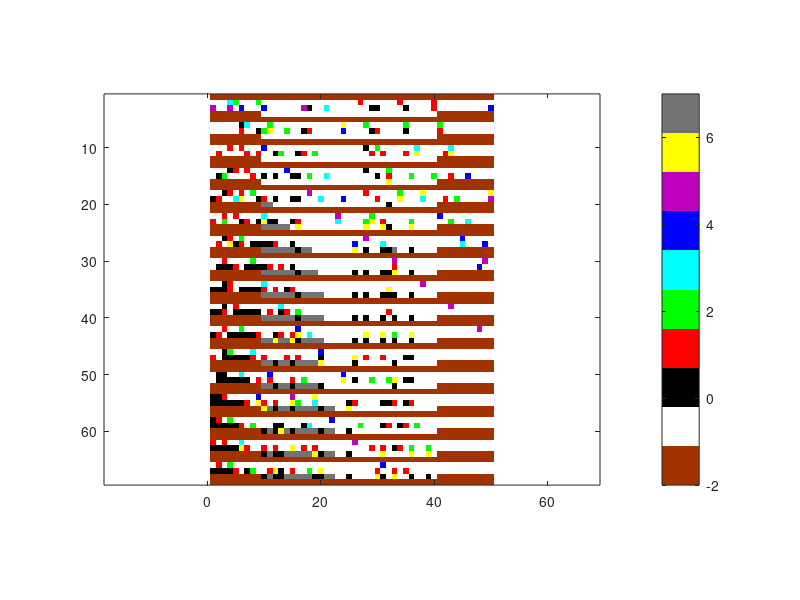
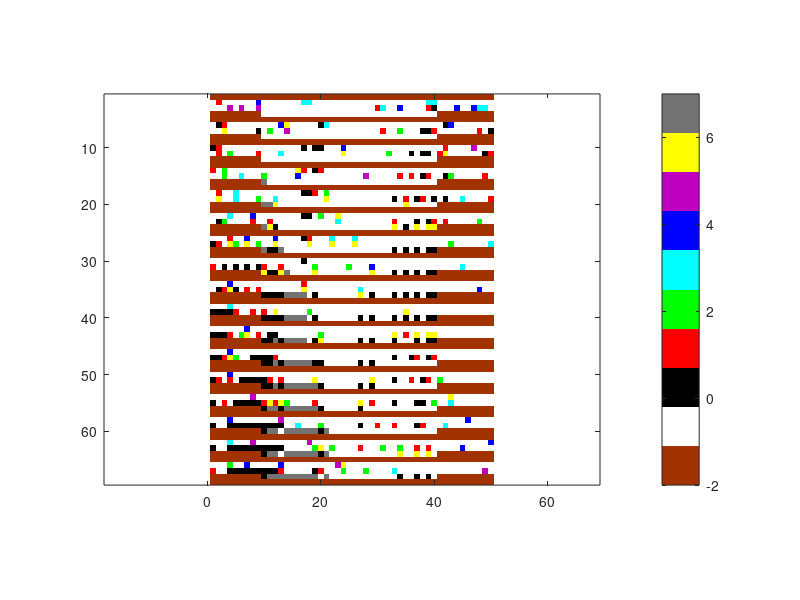
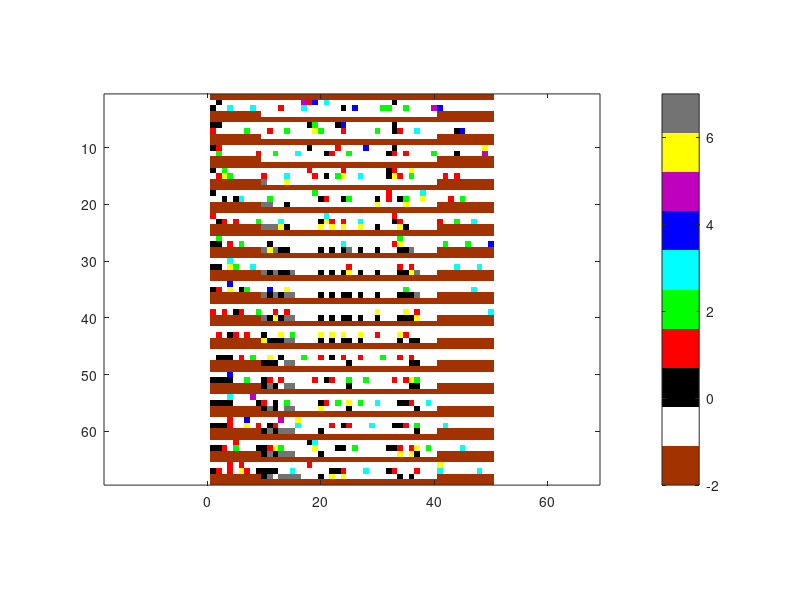
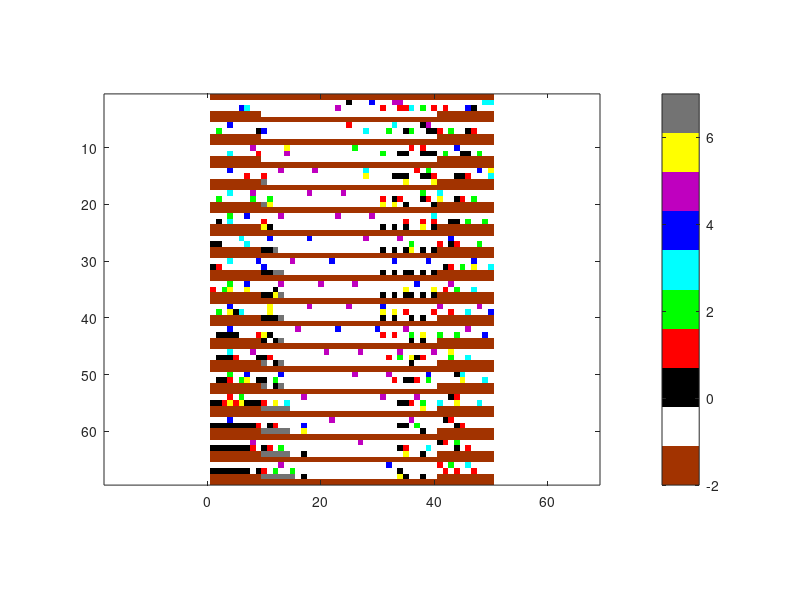

These charts were generated, in order, by the following MATLAB code:
clear;
clc;
X = importdata('test_data.txt');
mymap = [0.6350 0.2 0 %-2
     1 1 1 %-1
     0 0 0 %0
     1 0 0 %1                                                                                                                                                                                                                                                                                                                                                                                                                                                                                                                                                                                                                                                                   %1
     0 1 0 %2
     0 1 1 %3
     0 0 1 %4
     0.75 0 0.75 %5
     1 1 0 %6
     0.45 0.45 0.45]; %7
ch_slower_lane = 0.55;%chance of flashing to the right
max_prob_ch_hispe = 0.65;%chance of flashing to the left
new_car_prob = 0.7;%new cars
dec_prob = 0.25;%chance of decreasing speed
rand_park = 0.15;%random chance to park
first_park = 10;
last_park = 40;
max_parked = 5;%max time step that the car is parked 

cars1 = 6;
cars2 = 12;
for pub=1:5
full_road = zeros(65,60);
full_road(:,:) = -2;
lane(1:2,1:60) = -1;%initialize all lanes
if (0)
    lane(2,:) = X(:,1)';%initialize slow lane
else
    index_lane1 = randsample(50,cars1)';%random car positions on fast lane
    index_lane2 = randsample(50,cars2)';%random car positions on slow lane
    lane(1,index_lane1) = randi([0 5],1,cars1);%random speed of the cars at fast lane
    lane(2,index_lane2) = randi([0 5],1,cars2);%random speed of the cars at slow lane
end
if(pub == 1)
    [d,c] = size(lane);%init
end
par_slots = zeros(1,c);
steps_parked = zeros(1,c);%how many time steps each car has stayed parked
par_slots(1,:) = -2;
par_slots(1,first_park:last_park) = -1;
% par_slots(1,12:15)=0;
% par_slots(1,19)=0;
% par_slots(1,30:32)=0;
lane(3,:) = par_slots;
park_signals = zeros(d,c);
park_flags = zeros(1,c);
park_flags(1,first_park:last_park) = 0; 

%desire to park 
park_signals(1,index_lane1) = rand(1,cars1)/2;
park_signals(2,index_lane2) = rand(1,cars2)/2;

full_road(2,:) = lane(1,:);
full_road(3,:) = lane(2,:);
full_road(4,:) = lane(3,:);

[iter,~] = size(full_road);
full_road(iter+d+2,:) = -2;

for e=4:4:iter
    change_signals = zeros(d+1,c);%signals for changing lanes
    if ((lane(2,1) == -1) && (rand(1)>1-new_car_prob))%new cars
        lane(2,1) = 1;
        park_signals(2,1) = rand;
    end
    
    if ((lane(1,1) == -1) && (rand(1)>1-new_car_prob))%new cars
        lane(1,1) = 3;
        park_signals(1,1) = rand;
    end
    park_signals(park_signals>1) = 1;%if desire bigger that 1
    park_signals(park_signals<0) = -0.01;%if desire bigger that 1
    park_signals(:,51:60) = 0;
    lane(1:2,51:60) = -1;%clear cars after 50 index
    for j=c-10:-1:1
        for i=1:d
           moved = 0;
           speed = lane(i,j); %current speed of the car
           if(speed>=0)
              if(speed<5)
                  next_spot = j;
                  next_speed = speed;
                  
                  %Rule 1#acceleration
                  if(lane(i,j+1:j+speed+1)==-1)
                      lane(i,j) = -1;
                      lane(i,j+speed) = speed + 1;
                      next_speed = lane(i,j+speed);
                      next_spot = j+speed;
                      moved = 1;
                  end   
              end

              if(lane(i,j+1:j+speed)==-1)
                  lane(i,j) = -1;
                  lane(i,j+speed) = speed;
                  next_speed = lane(i,j+speed);
                  next_spot = j+speed;
                  moved = 1;
              end

              %Rule 2#breaking 
              if(moved)
                  if(max(lane(i,j+speed+1:j+speed+next_speed))~=-1)
                      found = 0;
                      count = 0;
                      for k=j+1+speed:j+speed+next_speed
                          count = count+1;
                          if((~found)&&(lane(i,k)>=0))
                              found = 1;
                              lane(i,j+speed) = count-1;
                              next_speed = count-1;
                              next_spot = j+speed;
                          end
                      end
                  end
              else
                  if(max(lane(i,j+1:j+speed))~=-1)
                      found = 0;
                      count = 0;
                      for k=j+1:j+speed
                          count = count+1;
                          if((~found)&&(lane(i,k)>=0))
                              found = 1;
                              lane(i,j) = -1;
                              lane(i,j+count-1) = 0;
                              next_speed = 0;
                              next_spot = j+count-1;
                          end
                      end
                  end
              end
              %Keeping track of the car that flagged the parking pos
              spot = find(park_flags == j);
              if(i==d & spot)
                  park_flags(spot) = next_spot;
                  %Stopping next to his flagged park spot
                  if(next_spot>=spot)
                      lane(i,spot) = 1;
                      lane(d+1,spot) = -1;
                      park_flags(spot) = 0; 
                      if(spot ~=next_spot)
                          lane(i,next_spot) = -1;
                      end
                  end
              end
              
           end
        end
    end
    %Move park values to new positions
    for i=1:d
        park_signals(i,find(lane(i,:)>=0)) = park_signals(i,find(park_signals(i,:)~=0));
        park_signals(i,find(lane(i,:)<0)) = 0;
    end

    %Rule3#random speed decrease
    decreased = 0;
    for j=c-10:-1:1      
        for i=1:d          
            rand_dec = lane(i,j);
            if(rand_dec>0 && rand_dec<=5)
                if ((lane(i,j) ~= -1) && (rand(1)>1-dec_prob))
                    lane(i,j) = rand_dec-1;
                    decreased = 1;
                end
            end
            if (decreased)
                rand_dec = rand_dec-1;
            end

            %Change desire to park for all cars
            if(rand_dec>=0 && park_signals(i,j)<1)%<1 bec if he already want to park he should stay commited in order to park
                if(rand_dec>3)
                    park_signals(i,j) = park_signals(i,j)-(0.55/rand_dec);
                else
                    park_signals(i,j) = park_signals(i,j)+0.2;
                end
            end
            
            %Signal indication for lane change
            if((i>1) && (rand_dec>0) && ((rand(1)*(rand_dec/5))>1-max_prob_ch_hispe))
                change_signals(i,j) = 1;%flashing to the left
             elseif((i<d) && (rand_dec>0) && (rand(1)*((6-rand_dec)/5)>1-ch_slower_lane))
                change_signals(i,j) = -1;%flashing to the right
            end       
            %Signal indication for cars that want to park
            if(park_signals(i,j) >= 1)
                change_signals(i,j) = -1;
            end
        end 
        %Signal indication for unparking cars
        idx_unpark = find(steps_parked(1,:) >= 5);
        change_signals(d+1,idx_unpark) = 1;
    end
    temp = lane;
    
    %flash switching and lane changing 
    for i=1:d+1
        if(i<d+1)
            idx_l = find(change_signals(i+1,:)==1);%spots that cars want to flash left
            vac_sp_l = lane(i,idx_l)==-1;% checking which of these spots are occupied
            temp(i,idx_l(vac_sp_l)) = 6;%number 6 is flashing color for imagesc
            lane(i,idx_l(vac_sp_l)) = lane(i+1,idx_l(vac_sp_l));%car going to the left
            lane(i+1,idx_l(vac_sp_l)) = -1;
            change_signals(i+1,idx_l(vac_sp_l)) = 0;%switching off flash
            if(i<d)
                park_signals(i,idx_l(vac_sp_l)) = park_signals(i+1,idx_l(vac_sp_l));
                park_signals(i+1,idx_l(vac_sp_l)) = 0;
            end
            if(i == d)
                park_signals(i,idx_l(vac_sp_l)) = rand(1,sum(vac_sp_l))/5;%giving new park variables
                steps_parked(idx_l(vac_sp_l)) = 0;
            end
        end
        if(i>=2)
            idx_r = find(change_signals(i-1,:)==-1);%spots that cars want to flash right
            vac_sp_r = lane(i,idx_r)==-1;
            temp(i,idx_r(vac_sp_r)) = 6;
            if(i == d+1)
                park_signals(i-1,idx_r(vac_sp_r)) = 0;%make zero the desire to park after parking
                lane(i,idx_r(vac_sp_r)) = 0;%car stoped
            else
                lane(i,idx_r(vac_sp_r)) = lane(i-1,idx_r(vac_sp_r));
                park_signals(i,idx_r(vac_sp_r)) = park_signals(i-1,idx_r(vac_sp_r));
                park_signals(i-1,idx_r(vac_sp_r)) = 0;
            end
            lane(i-1,idx_r(vac_sp_r)) = -1;
            change_signals(i-1,idx_r(vac_sp_r)) = 0;
        end
    end
    
    idx_park = find(park_signals(d,1:last_park)>=1);
    exclude_already_flagged = park_flags(find(park_flags~=0));
    park_spot = lane(d+1,idx_park) == -1;
    park_temp = idx_park(~park_spot);
    park_temp = setdiff(park_temp,exclude_already_flagged);
    
    %Put flag for cars that didnt find parking right next to them
    for s=length(park_temp):-1:1
        temp_idx = find(lane(d+1,park_temp(s)+1:end) == -1,1)+park_temp(s);
        park_flags(1,temp_idx) =  park_temp(s);%Reserving spot for the particular car
        temp(d+1,temp_idx) = 7;
        lane(d+1,temp_idx) = 7;
    end
    
    %Increase time steps for each car parked
    idx_dur = find(lane(d+1,:) == 0);
    steps_parked(idx_dur) = steps_parked(idx_dur)+1;
    
    %copy lane to time diagram for testing on each step
    full_road(e+d:e+d+2,:) = temp(1:d+1,:);
    
%     drawnow;
%     figure
%     imagesc(full_road(:,1:50));
%     colormap(mymap); axis equal;
%     colorbar
%     caxis([-2 7])
end
%plot lane-time
figure
imagesc(full_road(:,1:50));
colormap(mymap); axis equal;
colorbar
caxis([-2 7])
end